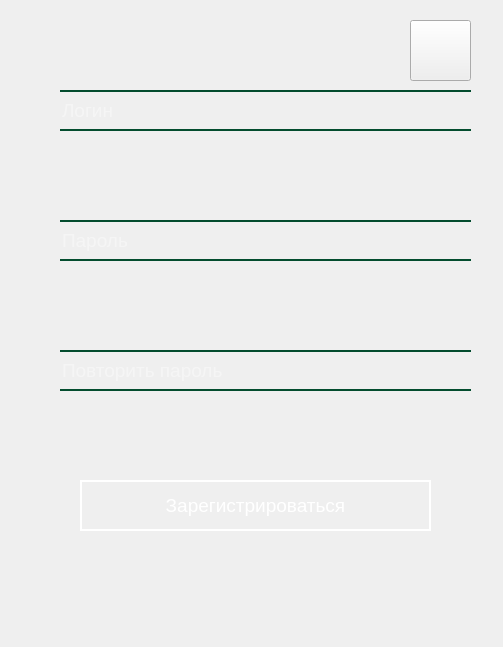
<?xml version="1.0" encoding="UTF-8"?>
<ui version="4.0">
 <class>Dialog</class>
 <widget class="QDialog" name="Dialog">
  <property name="geometry">
   <rect>
    <x>0</x>
    <y>0</y>
    <width>503</width>
    <height>647</height>
   </rect>
  </property>
  <property name="windowTitle">
   <string>Dialog</string>
  </property>
  <widget class="QLineEdit" name="loginEdit">
   <property name="geometry">
    <rect>
     <x>60</x>
     <y>90</y>
     <width>411</width>
     <height>41</height>
    </rect>
   </property>
   <property name="font">
    <font>
     <pointsize>14</pointsize>
    </font>
   </property>
   <property name="styleSheet">
    <string notr="true">QLineEdit#loginEdit {
border: none;
border-bottom: 2px solid rgb(3, 76, 46);
border-top: 2px solid rgb(3, 76, 46);
background-color: rgba(9, 9, 9, 0);
color: rgba(255, 255, 255, 200);
}</string>
   </property>
   <property name="inputMask">
    <string/>
   </property>
   <property name="text">
    <string/>
   </property>
   <property name="placeholderText">
    <string>Логин</string>
   </property>
  </widget>
  <widget class="QLineEdit" name="passEdit">
   <property name="geometry">
    <rect>
     <x>60</x>
     <y>220</y>
     <width>411</width>
     <height>41</height>
    </rect>
   </property>
   <property name="font">
    <font>
     <pointsize>14</pointsize>
    </font>
   </property>
   <property name="styleSheet">
    <string notr="true">QLineEdit#passEdit {
border: none;
border-bottom: 2px solid rgb(3, 76, 46);
border-top: 2px solid rgb(3, 76, 46);
background-color: rgba(9, 9, 9, 0);
color: rgba(255, 255, 255, 200);
}</string>
   </property>
   <property name="echoMode">
    <enum>QLineEdit::Password</enum>
   </property>
   <property name="placeholderText">
    <string>Пароль</string>
   </property>
  </widget>
  <widget class="QPushButton" name="check_btn">
   <property name="geometry">
    <rect>
     <x>80</x>
     <y>480</y>
     <width>351</width>
     <height>51</height>
    </rect>
   </property>
   <property name="font">
    <font>
     <pointsize>14</pointsize>
    </font>
   </property>
   <property name="cursor">
    <cursorShape>PointingHandCursor</cursorShape>
   </property>
   <property name="styleSheet">
    <string notr="true">QPushButton#check_btn {
color: rgb(255, 255, 255);
border: 2px Solid rgb(255, 255, 255);
background-color: none
}
QPushButton#check_btn:hover {
color: rgb(255, 255, 255);
border: 5px Solid rgb(255, 255, 255);
background-color: none;
}</string>
   </property>
   <property name="text">
    <string>Зарегистрироваться</string>
   </property>
   <property name="icon">
    <iconset>
     <normaloff>QLineEdit#loginEdit {</normaloff>QLineEdit#loginEdit {</iconset>
   </property>
  </widget>
  <widget class="QLabel" name="Error_lbl">
   <property name="geometry">
    <rect>
     <x>150</x>
     <y>650</y>
     <width>211</width>
     <height>81</height>
    </rect>
   </property>
   <property name="font">
    <font>
     <pointsize>10</pointsize>
    </font>
   </property>
   <property name="styleSheet">
    <string notr="true">color: white;</string>
   </property>
   <property name="text">
    <string/>
   </property>
  </widget>
  <widget class="QLineEdit" name="passRepeat">
   <property name="geometry">
    <rect>
     <x>60</x>
     <y>350</y>
     <width>411</width>
     <height>41</height>
    </rect>
   </property>
   <property name="font">
    <font>
     <pointsize>14</pointsize>
    </font>
   </property>
   <property name="styleSheet">
    <string notr="true">QLineEdit#passRepeat {
border: none;
border-bottom: 2px solid rgb(3, 76, 46);
border-top: 2px solid rgb(3, 76, 46);
background-color: rgba(9, 9, 9, 0);
color: rgba(255, 255, 255, 200);
}</string>
   </property>
   <property name="echoMode">
    <enum>QLineEdit::Password</enum>
   </property>
   <property name="placeholderText">
    <string>Повторить пароль</string>
   </property>
  </widget>
  <widget class="QLabel" name="label">
   <property name="geometry">
    <rect>
     <x>20</x>
     <y>10</y>
     <width>471</width>
     <height>621</height>
    </rect>
   </property>
   <property name="styleSheet">
    <string notr="true">background-image: url(:/image/mountains.jpg);</string>
   </property>
   <property name="text">
    <string/>
   </property>
  </widget>
  <widget class="QPushButton" name="exitButton">
   <property name="geometry">
    <rect>
     <x>410</x>
     <y>20</y>
     <width>61</width>
     <height>61</height>
    </rect>
   </property>
   <property name="cursor">
    <cursorShape>PointingHandCursor</cursorShape>
   </property>
   <property name="text">
    <string/>
   </property>
   <property name="icon">
    <iconset>
     <normaloff>../../../../Desktop/exit_icon.jpg</normaloff>../../../../Desktop/exit_icon.jpg</iconset>
   </property>
   <property name="iconSize">
    <size>
     <width>60</width>
     <height>60</height>
    </size>
   </property>
  </widget>
  <zorder>label</zorder>
  <zorder>loginEdit</zorder>
  <zorder>passEdit</zorder>
  <zorder>check_btn</zorder>
  <zorder>Error_lbl</zorder>
  <zorder>passRepeat</zorder>
  <zorder>exitButton</zorder>
 </widget>
 <resources>
  <include location="../../../../Downloads/background.qrc"/>
 </resources>
 <connections/>
</ui>
